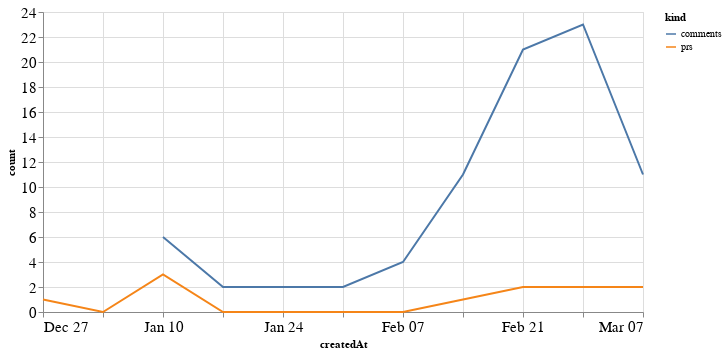

This figure's notebook cell:
### Code cell
alt.Chart(total_time, width=600).mark_line().encode(
    x='createdAt',
    y='count',
    color='kind'
)

### Figure 1 — Vega-Lite specification as saved in the notebook (floating-point values rounded to 4 significant figures)
{"config": {"axisLeft": {"labelFontSize": 15}, "axisBottom": {"labelFontSize": 15}}, "data": {"name": "data-06e689a0cf17c85ac83f0e35b9649130"}, "mark": "line", "encoding": {"color": {"type": "nominal", "field": "kind"}, "x": {"type": "temporal", "field": "createdAt"}, "y": {"type": "quantitative", "field": "count"}}, "width": 600, "$schema": "https://vega.github.io/schema/vega-lite/v4.8.1.json", "datasets": {"data-06e689a0cf17c85ac83f0e35b9649130": [{"createdAt": "2020-12-27T00:00:00", "kind": "prs", "count": 1.0}, {"createdAt": "2021-01-03T00:00:00", "kind": "prs", "count": 0.0}, {"createdAt": "2021-01-10T00:00:00", "kind": "prs", "count": 3.0}, {"createdAt": "2021-01-17T00:00:00", "kind": "prs", "count": 0.0}, {"createdAt": "2021-01-24T00:00:00", "kind": "prs", "count": 0.0}, {"createdAt": "2021-01-31T00:00:00", "kind": "prs", "count": 0.0}, {"createdAt": "2021-02-07T00:00:00", "kind": "prs", "count": 0.0}, {"createdAt": "2021-02-14T00:00:00", "kind": "prs", "count": 1.0}, {"createdAt": "2021-02-21T00:00:00", "kind": "prs", "count": 2.0}, {"createdAt": "2021-02-28T00:00:00", "kind": "prs", "count": 2.0}, {"createdAt": "2021-03-07T00:00:00", "kind": "prs", "count": 2.0}, {"createdAt": "2020-12-27T00:00:00", "kind": "comments", "count": null}, {"createdAt": "2021-01-03T00:00:00", "kind": "comments", "count": null}, {"createdAt": "2021-01-10T00:00:00", "kind": "comments", "count": 6.0}, {"createdAt": "2021-01-17T00:00:00", "kind": "comments", "count": 2.0}, {"createdAt": "2021-01-24T00:00:00", "kind": "comments", "count": 2.0}, {"createdAt": "2021-01-31T00:00:00", "kind": "comments", "count": 2.0}, {"createdAt": "2021-02-07T00:00:00", "kind": "comments", "count": 4.0}, {"createdAt": "2021-02-14T00:00:00", "kind": "comments", "count": 11.0}, {"createdAt": "2021-02-21T00:00:00", "kind": "comments", "count": 21.0}, {"createdAt": "2021-02-28T00:00:00", "kind": "comments", "count": 23.0}, {"createdAt": "2021-03-07T00:00:00", "kind": "comments", "count": 11.0}]}}
